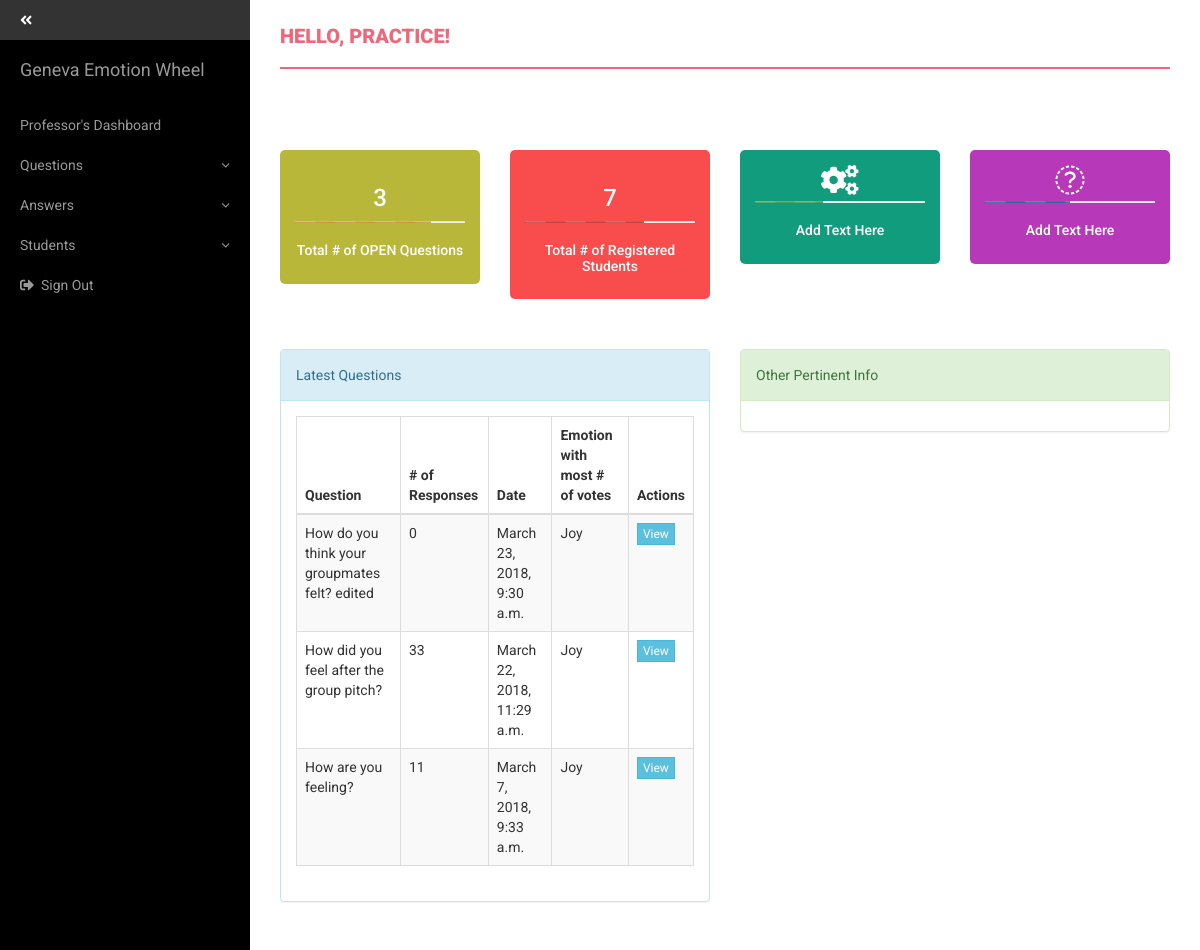
Page /base/dashboard/ (signed in) on the committed database.
### base/models.py (models this page shows, shortened)
class TempUser(models.Model):
    student = 's'
    teacher = 't'
    USER_TYPES = [
        (student, 'Student'),
        (teacher, 'Teacher')
        ]
    name = models.CharField(max_length=24, unique=True)
    user_type = models.CharField(max_length=4, choices=USER_TYPES)
    is_active = models.BooleanField(default=True)
    def all_questions(self):
        questions = self.question_set.filter(is_active=True).order_by('-date')
        return questions
    @property
    def total_open_questions(self):
        total = self.all_questions().filter(status='open').count()
        return total
    def latest_questions(self):
        questions = self.all_questions()[:3]
        return questions
    @property
    def total_students(self):
        students = Answer.objects.filter(question__created_by__id=self.id,
                                        is_active=True).values_list('created_by__id').distinct()
        return students.count()

class BaseModel(models.Model):
    date = models.DateTimeField('date', default=timezone.now())
    created_by = models.ForeignKey(TempUser, blank=True, null=True)
    is_active = models.BooleanField(default=True)
    class Meta:
        abstract=True

class Question(BaseModel):
    status_choices = [
        ('open', 'Open'),
        ('closed', 'Closed')
    ]
    tag = models.CharField(max_length=24, blank=True, null=True)
    name = models.CharField(max_length=128)
    allow_anonymous = models.BooleanField(default=False)
    code = models.CharField(max_length=12, blank=True, null=True, unique=True)
    status = models.CharField(max_length=18, choices=status_choices, default='open')
    @property
    def response_count(self):
        total = self.answer_set.filter(is_active=True)
        return total.count()

### base/views.py (the view)
def dashboard(request):
    context = {}
    user = session_check(request)
    if not user:
        return redirect('base:login')
    context['temp_user'] = user
    context['title'] = "Hello, {}!".format(user.name)
    context['latest_questions'] = user.latest_questions()
    return render(request, 'base/dashboard.html', context)

### helpers/context_processors.py (called while the page is built)
def user_processor(request):
    user = session_check(request)
    if not user:
        user = request.session.get('student', None)
    return {'temp_user': user}

### helpers/templatetags/helper_extras.py (called while the page is built)
def is_teacher(user):
    res = False
    try:
        if user and user.user_type and user.user_type == 't':
            res = True
    except:
        res=False
    return res

@register.filter(name='user_type')
def user_type(user, group):
    if user and group == 't':
        return is_teacher(user)
    else:
        return False

### helpers/tools.py (called while the page is built)
def get_object_or_None(model, *args, **kwargs):
	try:
	    obj  = model.objects.get(*args, **kwargs)
	except ObjectDoesNotExist:
	    obj = False
	return obj

def session_check(request):
	if 'user' in request.session and request.session['user']:
		user_id = request.session.get('user')
		user = get_object_or_None(TempUser, id=user_id)
		return user
	else:
		return False
	return False

### base/templates/base/dashboard.html (shortened to what this page needs)
{% extends 'base/index.html' %}
{% block page_head %} {{ title }} {% endblock %}
{% block content %}
<div class="content-wrapper">
            <div class="row">
                 <div class="col-md-3 col-sm-3 col-xs-6">
                    <div class="dashboard-div-wrapper bk-clr-one">
                        <h3>{{ temp_user.total_open_questions }}</h3>
                        <div class="progress progress-striped active">
                  <div class="progress-bar progress-bar-warning" role="progressbar" aria-valuenow="80" aria-valuemin="0" aria-valuemax="100" style="width: 80%"></div>
                  </div>
                         <h5>Total # of OPEN Questions </h5>
                    </div>
                </div>
                 <div class="col-md-3 col-sm-3 col-xs-6">
                    <div class="dashboard-div-wrapper bk-clr-two">
                        <h3>{{ temp_user.total_students }}</h3>
                        <div class="progress progress-striped active">
                    <div class="progress-bar progress-bar-danger" role="progressbar" aria-valuenow="70" aria-valuemin="0" aria-valuemax="100" style="width: 70%">
                  </div>
                </div>
                         <h5>Total # of Registered Students </h5>
                    </div>
                </div>
                 <div class="col-md-3 col-sm-3 col-xs-6">
                    <div class="dashboard-div-wrapper bk-clr-three">
                        <i  class="fa fa-cogs dashboard-div-icon"></i>
                        <div class="progress progress-striped active">
                    <div class="progress-bar progress-bar-success" role="progressbar" aria-valuenow="40" aria-valuemin="0" aria-valuemax="100" style="width: 40%">
                    </div>
                  </div>
                         <h5>Add Text Here </h5>
                    </div>
                </div>
                <div class="col-md-3 col-sm-3 col-xs-6">
                    <div class="dashboard-div-wrapper bk-clr-four">
                        <i  class="fa fa-bell-o dashboard-div-icon" ></i>
                        <div class="progress progress-striped active">
                      <div class="progress-bar progress-bar-primary" role="progressbar" aria-valuenow="50" aria-valuemin="0" aria-valuemax="100" style="width: 50%">
                      </div>
                    </div>
                        <h5>Add Text Here </h5>
                    </div>
                </div>
            </div>
            <div class="row">
                <div class="col-md-6">
                      <div class='panel panel-info'>
                    <div class="panel-heading">
                        Latest Questions
                    </div>
                    <div class="panel-body">
                     <div class="table-responsive">
                                <table class="table table-striped table-bordered table-hover">
                                    <thead>
                                        <tr>
                                            <th>Question</th>
                                            <th># of Responses</th>
                                            <th>Date</th>
                                            <th>Emotion with most # of votes</th>
                                            <th>Actions</th>
                                        </tr>
                                    </thead>
                                    <tbody>
                                      {% for q in latest_questions %}
                                        <tr>
                                            <td>{{ q.name }} </td>
                                            <td>{{ q.response_count }}</td>
                                            <td>{{ q.date }}</td>
                                            <td>Joy</td>
                                            <td> <a href="{% url 'base:answer_list_by_filter' mode='question' mode_id=q.id %}"  class="btn btn-xs btn-info" >View</a> </td>
                                        </tr>
                                      {% endfor %}
                                    </tbody>
                                </table>
                            </div>
                            </div>
                    </div>
                </div>
                <div class="col-md-6">
                     <div class="Compose-Message">
                <div class="panel panel-success">
                    <div class="panel-heading">
                        Other Pertinent Info
                    </div>
                    <div class="panel-body">
                </div>
                     </div>
                </div>
        </div>
    </div>
{% endblock %}

### static/css/simple-sidebar.css (style rules this page uses)
body { overflow-x: hidden; }

### static/css/styles_extra.css (style rules this page uses)
* { -webkit-font-smoothing: antialiased; }
table > thead > tr > th, .highlight-column { font-weight: bold !important; }

### static/css/styles.css (style rules this page uses)
body { font-family: 'Roboto', sans-serif; line-height: 30px; }
.content-wrapper { margin-top: 40px; min-height: 600px; padding-bottom: 60px; }
.btn { border-radius: 0px; -webkit-border-radius: 0px; -moz-border-radius: 0px; }
.progress { height: 8px; border-radius: 0px; -webkit-border-radius: 0px; -moz-border-radius: 0px; }
.bk-clr-one { background-color: #B9B739; }
.bk-clr-two { background-color: #F94C4C; }
.bk-clr-three { background-color: #119c7e; }
.bk-clr-four { background-color: #b739b9; }
.dashboard-div-icon { font-size:30px; }
.dashboard-div-wrapper { border-radius: 5px; text-align: center; padding: 15px; color: #fff; margin-bottom: 50px; }
.dashboard-div-wrapper .progress { height: 2px; }

### rows in the picture
TempUser: total_open_questions "3", total_students "7"
Question: name "How do you think your groupmates felt? edited", response_count "0", date "March 23, 2018, 9:30 a.m."
Question: name "How did you feel after the group pitch?", response_count "33", date "March 22, 2018, 11:29 a.m."
Question: name "How are you feeling?", response_count "11", date "March 7, 2018, 9:33 a.m."

### other values in the picture
{{ title }} "HELLO, PRACTICE!"
